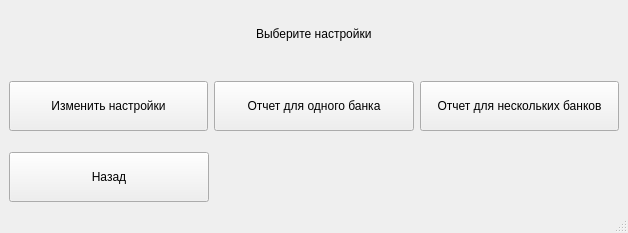
<?xml version="1.0" encoding="UTF-8"?>
<ui version="4.0">
 <class>AdminChooseSettingsWindow</class>
 <widget class="QMainWindow" name="AdminChooseSettingsWindow">
  <property name="geometry">
   <rect>
    <x>0</x>
    <y>0</y>
    <width>628</width>
    <height>233</height>
   </rect>
  </property>
  <property name="windowTitle">
   <string>Выбор настроек</string>
  </property>
  <widget class="QWidget" name="centralwidget">
   <layout class="QVBoxLayout" name="verticalLayout">
    <item alignment="Qt::AlignHCenter|Qt::AlignTop">
     <widget class="QLabel" name="HeadingLabel">
      <property name="minimumSize">
       <size>
        <width>0</width>
        <height>50</height>
       </size>
      </property>
      <property name="maximumSize">
       <size>
        <width>16777215</width>
        <height>50</height>
       </size>
      </property>
      <property name="text">
       <string>Выберите настройки</string>
      </property>
     </widget>
    </item>
    <item>
     <layout class="QHBoxLayout" name="horizontalLayout">
      <item alignment="Qt::AlignTop">
       <widget class="QPushButton" name="SettingsPushButton">
        <property name="minimumSize">
         <size>
          <width>0</width>
          <height>50</height>
         </size>
        </property>
        <property name="maximumSize">
         <size>
          <width>16777215</width>
          <height>50</height>
         </size>
        </property>
        <property name="text">
         <string>Изменить настройки</string>
        </property>
       </widget>
      </item>
      <item alignment="Qt::AlignTop">
       <widget class="QPushButton" name="BankPushButton">
        <property name="minimumSize">
         <size>
          <width>0</width>
          <height>50</height>
         </size>
        </property>
        <property name="maximumSize">
         <size>
          <width>16777215</width>
          <height>50</height>
         </size>
        </property>
        <property name="text">
         <string>Отчет для одного банка</string>
        </property>
       </widget>
      </item>
      <item alignment="Qt::AlignTop">
       <widget class="QPushButton" name="BankListPushButton">
        <property name="minimumSize">
         <size>
          <width>0</width>
          <height>50</height>
         </size>
        </property>
        <property name="maximumSize">
         <size>
          <width>16777215</width>
          <height>50</height>
         </size>
        </property>
        <property name="text">
         <string>Отчет для нескольких банков</string>
        </property>
       </widget>
      </item>
     </layout>
    </item>
    <item>
     <widget class="QPushButton" name="BackPushButton">
      <property name="minimumSize">
       <size>
        <width>150</width>
        <height>50</height>
       </size>
      </property>
      <property name="maximumSize">
       <size>
        <width>200</width>
        <height>50</height>
       </size>
      </property>
      <property name="text">
       <string>Назад</string>
      </property>
     </widget>
    </item>
   </layout>
  </widget>
  <widget class="QStatusBar" name="statusbar"/>
 </widget>
 <resources/>
 <connections/>
</ui>
